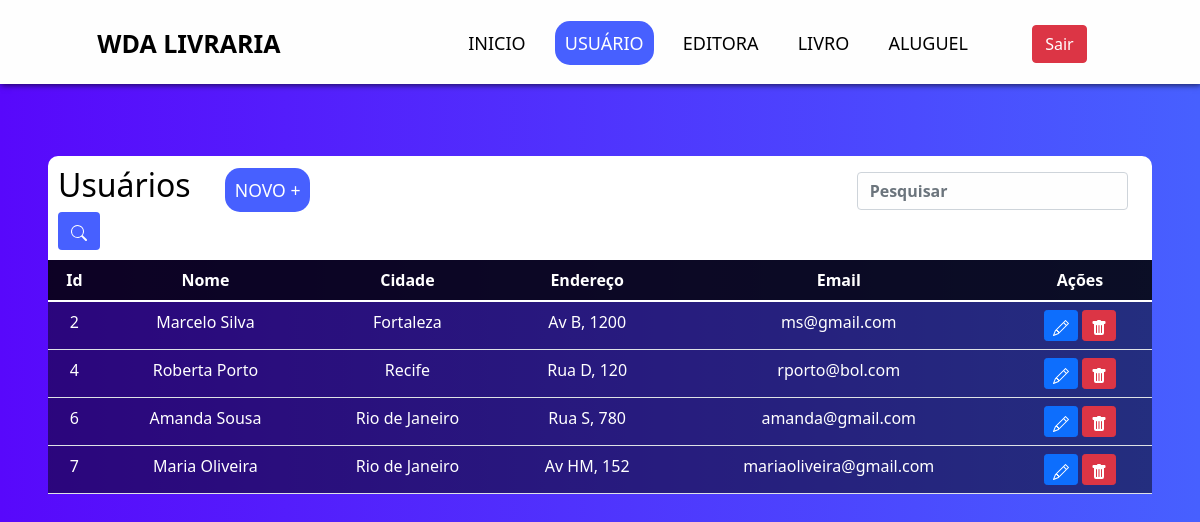
/sistema/s-usuarios.php (signed in), run on the app's committed database.
### tables this page shows
CREATE TABLE `usuarios` (
  `id_usuario` int(11) NOT NULL,
  `nome_usuario` varchar(45) NOT NULL,
  `cidade_usuario` varchar(45) NOT NULL,
  `endereco` varchar(60) NOT NULL,
  `email` varchar(110) NOT NULL
);

### sistema/s-usuarios.php (the view, shortened to what this page needs)
<?php
include_once('../config.php');
if (!empty($_GET['search'])) {
    $data = $_GET['search'];
    $sql = "SELECT * FROM usuarios WHERE id_usuario LIKE '%$data%' OR nome_usuario LIKE '%$data%' OR cidade_usuario LIKE '%$data%' OR endereco LIKE '%$data%' OR email LIKE '%$data%' ORDER BY id_usuario ASC";
} else {
    $sql = "SELECT * FROM usuarios ORDER BY id_usuario ASC";
}
$result = $conexao->query($sql);
?>
<!DOCTYPE html>
<html lang="pt-br">
<head>
    <link href="https://cdn.jsdelivr.net/npm/bootstrap@5.1.3/dist/css/bootstrap.min.css" rel="stylesheet">
    <link rel="stylesheet" href="css/style.css">
</head>
<body>
    <nav>
        <div class="menu">
            <ul>
                <li> <a class="logo" href="#">WDA LIVRARIA</a></li>
            </ul>
            <ul>
                <li class="nav-menu"><a href="s-home.php">INICIO</a></li>
                <li class="nav-menu"><a class="nav-usuarios" style="color: white;" href="s-usuarios.php">USUÁRIO</a></li>
                <li class="nav-menu"><a href="s-editora.php">EDITORA</a></li>
                <li class="nav-menu"> <a href="s-livros.php">LIVRO</a></li>
                <li class="nav-menu"><a href="s-aluguel.php">ALUGUEL</a></li>
                <li>
                    <div class="d-flex">
                        <a href="sair.php" class="btn btn-danger me-5">Sair</a>
                    </div>
                </li>
            </ul>
        </div>
    </nav>
    <br>
    <div class="m-5 registros">
        <div class="header-table">
            <h2>Usuários</h2>
            <a href="../cadastros/c-usuarios.php">NOVO +</a>
            <input type="search" class="form-control w-25 box-search" placeholder="Pesquisar" id="pesquisar">
            <button onclick="searchData()" class="btn btn-pesquisar box-search">
            </button>
        </div>
        <table class="table text-white table-bg">
            <thead class="table-bg-1">
                <tr>
                    <th scope="col">Id</th>
                    <th scope="col">Nome</th>
                    <th scope="col">Cidade</th>
                    <th scope="col">Endereço</th>
                    <th scope="col">Email</th>
                    <th scope="col">Ações</th>
                </tr>
            </thead>
            <tbody>
                <?php
                while ($user_data = mysqli_fetch_assoc($result)) {
                    echo "<tr>";
                    echo "<td>" . $user_data['id_usuario'] . "</td>";
                    echo "<td>" . $user_data['nome_usuario'] . "</td>";
                    echo "<td>" . $user_data['cidade_usuario'] . "</td>";
                    echo "<td>" . $user_data['endereco'] . "</td>";
                    echo "<td>" . $user_data['email'] . "</td>";
                    echo "<td>
                    <a class='btn btn-sm btn-primary' href='../edite/edit-usuario.php?id=$user_data[id_usuario]'>
                        <svg xmlns='http://www.w3.org/2000/svg' width='16' height='16' fill='currentColor' class='bi bi-pencil' viewBox='0 0 16 16'>
                    <path d='M12.146.146a.5.5 0 0 1 .708 0l3 3a.5.5 0 0 1 0 .708l-10 10a.5.5 0 0 1-.168.11l-5 2a.5.5 0 0 1-.65-.65l2-5a.5.5 0 0 1 .11-.168l10-10zM11.207 2.5 13.5 4.793 14.793 3.5 12.5 1.207 11.207 2.5zm1.586 3L10.5 3.207 4 9.707V10h.5a.5.5 0 0 1 .5.5v.5h.5a.5.5 0 0 1 .5.5v.5h.293l6.5-6.5zm-9.761 5.175-.106.106-1.528 3.821 3.821-1.528.106-.106A.5.5 0 0 1 5 12.5V12h-.5a.5.5 0 0 1-.5-.5V11h-.5a.5.5 0 0 1-.468-.325z'/>
                    </svg></a>
                    <a class='btn btn-sm btn-danger' href='../delete/d-usuario.php?id=$user_data[id_usuario]'>
                    <svg xmlns='http://www.w3.org/2000/svg' width='16' height='16' fill='currentColor' class='bi bi-trash-fill' viewBox='0 0 16 16'>
                    <path d='M2.5 1a1 1 0 0 0-1 1v1a1 1 0 0 0 1 1H3v9a2 2 0 0 0 2 2h6a2 2 0 0 0 2-2V4h.5a1 1 0 0 0 1-1V2a1 1 0 0 0-1-1H10a1 1 0 0 0-1-1H7a1 1 0 0 0-1 1H2.5zm3 4a.5.5 0 0 1 .5.5v7a.5.5 0 0 1-1 0v-7a.5.5 0 0 1 .5-.5zM8 5a.5.5 0 0 1 .5.5v7a.5.5 0 0 1-1 0v-7A.5.5 0 0 1 8 5zm3 .5v7a.5.5 0 0 1-1 0v-7a.5.5 0 0 1 1 0z'/>
                    </svg></a></td>";
                    echo "</tr>";
                }
                ?>
            </tbody>
        </table>
    </div>
</body>
</html>

### sistema/css/style.css (style rules this page uses)
* { box-sizing: border-box; padding: 0; margin: 0; }
body { background: linear-gradient(to right, #5808fb, #4760ff); color: white; text-align: center; }
nav { background: #fefefe; box-shadow: 1px 1px 6px rgba(0, 0, 0, 0.7); }
.menu { display: flex; align-items: center; justify-content: space-around; padding-top: 10px; }
.menu ul { list-style: none; margin-top: 10px; }
.menu ul li { display: inline-block; }
.menu ul li a { text-decoration: none; }
.menu ul li .logo { color: black; font-size: 25px; font-weight: bolder; }
.menu ul .nav-menu a { color: black; padding: 10px; font-size: 18px; margin-left: 15px; border-radius: 15px; transition: 0.5s; }
.menu ul li .d-flex a { margin: 5px; margin-left: 50px; }
.table-bg { background: rgba(0, 0, 0, 0.5); }
.table-bg-1 { background: rgba(0, 0, 0, 0.7); border-radius: 50px; }
.header-table { border-radius: 10px 10px 0 0; text-align: left; background: white; padding: 10px; }
.header-table h2 { display: inline-block; color: black; }
.header-table a { color: white; text-decoration: none; font-size: 1.1em; padding: 10px; margin-left: 30px; background: #4760ff; border-radius: 15px; transition: 0.5s; }
.header-table input { background-color: #fefefe; color: #fefefe; margin-left: 50%; }
.header-table .box-search { display: inline-block; }
.header-table .btn-pesquisar { background-color: #4760ff; color: #fefefe; }

### sistema/s-usuarios.php (style rules this page uses)
.nav-menu a.nav-usuarios { background-color: #4760ff; }

### data on the page
usuarios: id_usuario "2", nome_usuario "Marcelo Silva", cidade_usuario "Fortaleza", endereco "Av B, 1200", email "ms@gmail.com"
usuarios: id_usuario "4", nome_usuario "Roberta Porto", cidade_usuario "Recife", endereco "Rua D, 120", email "rporto@bol.com"
usuarios: id_usuario "6", nome_usuario "Amanda Sousa", cidade_usuario "Rio de Janeiro", endereco "Rua S, 780", email "amanda@gmail.com"
usuarios: id_usuario "7", nome_usuario "Maria Oliveira", cidade_usuario "Rio de Janeiro", endereco "Av HM, 152", email "mariaoliveira@gmail.com"
